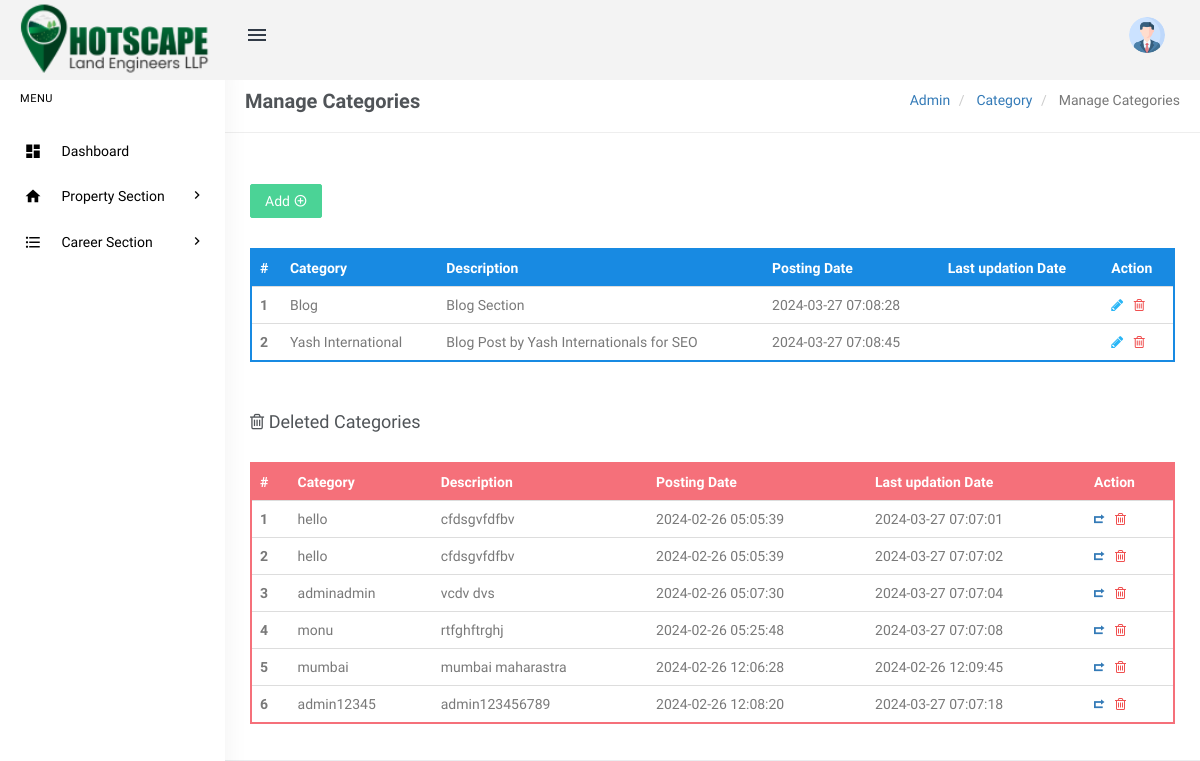
The app's page /admin/manage-categories.php (signed in) with its own data.
### tables this page shows
CREATE TABLE `tblcategory` (
  `id` int(11) NOT NULL,
  `CategoryName` varchar(200) DEFAULT NULL,
  `Description` mediumtext DEFAULT NULL,
  `PostingDate` timestamp NULL DEFAULT current_timestamp(),
  `UpdationDate` timestamp NULL DEFAULT NULL ON UPDATE current_timestamp(),
  `Is_Active` int(1) DEFAULT NULL
);

### admin/manage-categories.php (the view, shortened to what this page needs)
<?php
include('includes/config.php');
if(strlen($_SESSION['login'])==0)
  {
header('location:index.php');
}
else{
?>
<!DOCTYPE html>
<html lang="en">
    <head>
        <link href="assets/css/bootstrap.min.css" rel="stylesheet" type="text/css" />
        <link href="assets/css/core.css" rel="stylesheet" type="text/css" />
        <link href="assets/css/components.css" rel="stylesheet" type="text/css" />
        <link href="assets/css/icons.css" rel="stylesheet" type="text/css" />
        <link href="assets/css/pages.css" rel="stylesheet" type="text/css" />
        <link href="assets/css/menu.css" rel="stylesheet" type="text/css" />
        <link href="assets/css/responsive.css" rel="stylesheet" type="text/css" />
		<link rel="stylesheet" href="../plugins/switchery/switchery.min.css">
    </head>
    <body class="fixed-left">
        <div id="wrapper">
<?php include('includes/topheader.php');?>
<?php include('includes/leftsidebar.php');?>
            <div class="content-page">
                <div class="content">
                    <div class="container">
                        <div class="row">
							<div class="col-xs-12">
								<div class="page-title-box">
                                    <h4 class="page-title">Manage Categories</h4>
                                    <ol class="breadcrumb p-0 m-0">
                                        <li>
                                            <a href="#">Admin</a>
                                        </li>
                                        <li>
                                            <a href="#">Category </a>
                                        </li>
                                        <li class="active">
                                           Manage Categories
                                        </li>
                                    </ol>
                                    <div class="clearfix"></div>
                                </div>
							</div>
						</div>
<div class="row">
<div class="col-sm-6">
</div>
                                    <div class="row">
										<div class="col-md-12">
											<div class="demo-box m-t-20">
<div class="m-b-30">
<a href="add-category.php">
<button id="addToTable" class="btn btn-success waves-effect waves-light">Add <i class="mdi mdi-plus-circle-outline" ></i></button>
</a>
 </div>
												<div class="table-responsive">
                                                    <table class="table m-0 table-colored-bordered table-bordered-primary">
                                                        <thead>
                                                            <tr>
                                                                <th>#</th>
                                                                <th> Category</th>
                                                                <th>Description</th>
                                                                <th>Posting Date</th>
                                                                  <th>Last updation Date</th>
                                                                <th>Action</th>
                                                            </tr>
                                                        </thead>
                                                        <tbody>
<?php
$query=mysqli_query($con,"Select id,CategoryName,Description,PostingDate,UpdationDate from  tblcategory where Is_Active=1");
$cnt=1;
while($row=mysqli_fetch_array($query))
{
?>
 <tr>
<th scope="row"><?php echo htmlentities($cnt);?></th>
<td><?php echo htmlentities($row['CategoryName']);?></td>
<td><?php echo htmlentities($row['Description']);?></td>
<td><?php echo htmlentities($row['PostingDate']);?></td>
<td><?php echo htmlentities($row['UpdationDate']);?></td>
<td><a href="edit-category.php?cid=<?php echo htmlentities($row['id']);?>"><i class="fa fa-pencil" style="color: #29b6f6;"></i></a>
	&nbsp;<a href="manage-categories.php?rid=<?php echo htmlentities($row['id']);?>&&action=del"> <i class="fa fa-trash-o" style="color: #f05050"></i></a> </td>
</tr>
<?php
$cnt++;
 } ?>
</tbody>
                                                    </table>
                                                </div>
											</div>
										</div>
									</div>
<div class="row">
<div class="col-md-12">
<div class="demo-box m-t-20">
<div class="m-b-30">
 <h4><i class="fa fa-trash-o" ></i> Deleted Categories</h4>
 </div>
<div class="table-responsive">
<table class="table m-0 table-colored-bordered table-bordered-danger">
                                                        <thead>
                                                            <tr>
                                                                <th>#</th>
                                                                <th> Category</th>
                                                                <th>Description</th>
                                                                <th>Posting Date</th>
                                                                  <th>Last updation Date</th>
                                                                <th>Action</th>
                                                            </tr>
                                                        </thead>
                                                        <tbody>
<?php
$query=mysqli_query($con,"Select id,CategoryName,Description,PostingDate,UpdationDate from  tblcategory where Is_Active=0");
$cnt=1;
while($row=mysqli_fetch_array($query))
{
?>
 <tr>
<th scope="row"><?php echo htmlentities($cnt);?></th>
<td><?php echo htmlentities($row['CategoryName']);?></td>
<td><?php echo htmlentities($row['Description']);?></td>
<td><?php echo htmlentities($row['PostingDate']);?></td>
<td><?php echo htmlentities($row['UpdationDate']);?></td>
<td><a href="manage-categories.php?resid=<?php echo htmlentities($row['id']);?>"><i class="ion-arrow-return-right" title="Restore this category"></i></a>
	&nbsp;<a href="manage-categories.php?rid=<?php echo htmlentities($row['id']);?>&&action=parmdel" title="Delete forever"> <i class="fa fa-trash-o" style="color: #f05050"></i> </td>
</tr>
<?php
$cnt++;
 } ?>
</tbody>
                                                    </table>
                                                </div>
											</div>
										</div>
									</div>
                    </div>
                </div>
            </div>
        </div>
    </body>
</html>
<?php } ?>

### admin/includes/topheader.php (shortened to what this page needs)
<div class="topbar">
    <div class="topbar-left">
        <a href="index.html" class="logo"><span><img src="../img/new_logo.png"" alt="Logo" style="width:200px"></span></span><i class="mdi mdi-layers"></i></a>
    </div>
    <div class="navbar navbar-default" role="navigation">
        <div class="container">
            <ul class="nav navbar-nav navbar-left">
                <li>
                    <button class="button-menu-mobile open-left waves-effect">
                        <i class="mdi mdi-menu"></i>
                    </button>
                </li>
            </ul>
            <ul class="nav navbar-nav navbar-right">
                <li class="dropdown user-box">
                    <a href="" class="dropdown-toggle waves-effect user-link" data-toggle="dropdown" aria-expanded="true">
                        <img src="assets/images/users/avatar-1.jpg" alt="user-img" class="img-circle user-img">
                    </a>
                </li>
            </ul>
        </div>
    </div>
</div>

### admin/includes/leftsidebar.php (shortened to what this page needs)
<div class="left side-menu">
    <div class="sidebar-inner slimscrollleft">
        <div id="sidebar-menu">
            <ul>
            	<li class="menu-title">Menu</li>
                <li class="has_sub">
                    <a href="dashboard.php" class="waves-effect"><i class="mdi mdi-view-dashboard"></i> <span> Dashboard </span> </a>
                  <li class="has_sub">
                    <a href="javascript:void(0);" class="waves-effect"><i class="mdi mdi-home"></i> <span> Property Section </span> <span class="menu-arrow"></span></a>
                </li>
                <li class="has_sub">
                    <a href="javascript:void(0);" class="waves-effect"><i class="mdi mdi-format-list-bulleted"></i> <span> Career Section </span> <span class="menu-arrow"></span></a>
                </li>
            </ul>
        </div>
    </div>
</div>

### admin/assets/css/core.css (style rules this page uses)
body { font-family: 'Varela Round', sans-serif; margin: 0; overflow-x: hidden; color: #797979; }
html { position: relative; min-height: 100%; }
.h1, .h2, .h3, .h4, .h5, .h6, h1, h2, h3, h4, h5, h6 { color: #505458; font-family: 'Hind Madurai', sans-serif; margin: 10px 0; }
* { outline: none !important; }
.container { width: auto; }
.p-0 { padding: 0 !important; }
.m-0 { margin: 0 !important; }
.m-t-20 { margin-top: 20px !important; }
.m-b-30 { margin-bottom: 30px !important; }
.row { margin-right: -10px; margin-left: -10px; }
.col-lg-1, .col-lg-10, .col-lg-11, .col-lg-12, .col-lg-2, .col-lg-3, .col-lg-4, .col-lg-5, .col-lg-6, .col-lg-7, .col-lg-8, .col-lg-9, .col-md-1, .col-md-10, .col-md-11, .col-md-12, .col-md-2, .col-md-3, .col-md-4, .col-md-5, .col-md-6, .col-md-7, .col-md-8, .col-md-9, .col-sm-1, .col-sm-10, .col-sm-11, .col-sm-12, .col-sm-2, .col-sm-3, .col-sm-4, .col-sm-5, .col-sm-6, .col-sm-7, .col-sm-8, .col-sm-9, .col-xs-1, .col-xs-10, .col-xs-11, .col-xs-12, .col-xs-2, .col-xs-3, .col-xs-4, .col-xs-5, .col-xs-6, .col-xs-7, .col-xs-8, .col-xs-9 { padding-left: 10px; padding-right: 10px; }
.breadcrumb { background-color: transparent; margin-bottom: 15px; padding-top: 10px; padding-left: 0; }
.waves-effect { position: relative; cursor: pointer; display: inline-block; overflow: hidden; -webkit-user-select: none; -moz-user-select: none; -ms-user-select: none; user-select: none; -webkit-tap-highlight-color: transparent; vertical-align: middle; z-index: 1; will-change: opacity, transform; -webkit-transition: all 0.3s ease-out; -moz-transition: all 0.3s ease-out; -o-transition: all 0.3s ease-out; -ms-transition: all 0.3s ease-out; transition: all 0.3s ease-out; }
.demo-box { padding: 10px 15px; }

### records on screen
tblcategory: CategoryName "Blog", Description "Blog Section", PostingDate "2024-03-27 07:08:28"
tblcategory: CategoryName "Yash International", Description "Blog Post by Yash Internationals for SEO", PostingDate "2024-03-27 07:08:45"
tblcategory: CategoryName "hello", Description "cfdsgvfdfbv", PostingDate "2024-02-26 05:05:39", UpdationDate "2024-03-27 07:07:01"
tblcategory: CategoryName "hello", Description "cfdsgvfdfbv", PostingDate "2024-02-26 05:05:39", UpdationDate "2024-03-27 07:07:02"
tblcategory: CategoryName "adminadmin", Description "vcdv dvs", PostingDate "2024-02-26 05:07:30", UpdationDate "2024-03-27 07:07:04"
tblcategory: CategoryName "monu", Description "rtfghftrghj", PostingDate "2024-02-26 05:25:48", UpdationDate "2024-03-27 07:07:08"
tblcategory: CategoryName "mumbai", Description "mumbai maharastra", PostingDate "2024-02-26 12:06:28", UpdationDate "2024-02-26 12:09:45"
tblcategory: CategoryName "admin12345", Description "admin123456789", PostingDate "2024-02-26 12:08:20", UpdationDate "2024-03-27 07:07:18"
